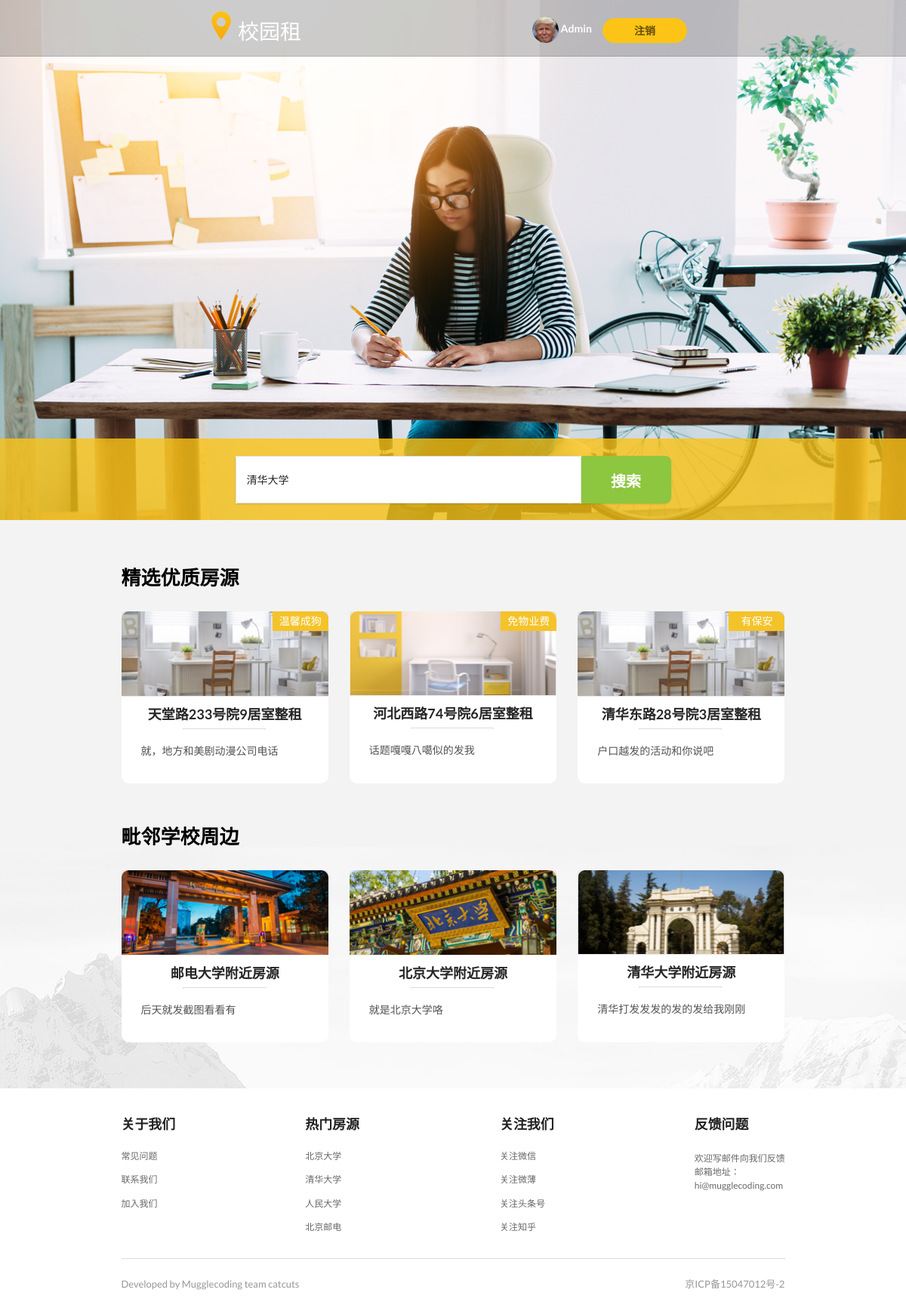
Screenshot of /index/ (signed in) with the database file from the repository.
### workapp/models.py (models this page shows, shortened)
class UserInfo(models.Model):
    belong_to = models.OneToOneField(to=User, related_name='profile')
    username = models.CharField(blank=True, null=False,unique=True,max_length=10)
    phone_number = models.CharField(max_length=11)
    ARTICLE_CHOICES = {
        ('保密', '保密'),
        ('男', '男'),
        ('女', '女'),
    }
    sex = models.CharField(choices=ARTICLE_CHOICES, max_length=10,default='保密')
    email = models.EmailField(blank=True, null=False)
    profile_image = models.ImageField(upload_to='avatar',default='avatar/wenhao.png')

class HouseInfo(models.Model):
    title = models.CharField(max_length=200)# 房源标题
    rent = models.IntegerField(default=1000)# 房源价格
    type = models.CharField(max_length=200)# 类型
    house = models.TextField(default="",blank=True)# 房屋信息
    mianji = models.IntegerField(default=50)
    louceng = models.TextField(default="",blank=True)
    address = models.CharField(max_length=200,blank=True)# 地址信息
    community = models.TextField(default="",blank=True)# 小区信息
    circum = models.TextField(default="",blank=True)# 周边信息
    translate = models.TextField(default="",blank=True)# 交通信息
    installations = models.CharField(max_length=200,blank=True)# 设施信息
    area_to = models.ManyToManyField(to=Area, related_name='area_to')# 房源对应学校名字
    label = models.CharField( max_length=200,blank=True)# 房源标签
    houseIntroduce = models.TextField(blank=True)# 房源简介
    distance = models.IntegerField(default=500)# 房源和学校距离
    ARTICLE_CHOICES = {
        ('一室一厅一卫', '一室一厅一卫'),
        ('二室一厅一卫', '二室一厅一卫'),
        ('三室一厅一卫', '三室一厅一卫'),
        ('三室一厅两卫', '三室一厅两卫'),
        ('三室两厅两卫', '三室两厅两卫'),
        ('四室两厅两卫', '四室两厅两卫'),
    }
    housetype = models.CharField(choices=ARTICLE_CHOICES,max_length=200,blank=True)# 户型
    pic_index = models.ImageField(upload_to='house_pic',blank=True)
    pic_list = models.ImageField(upload_to='house_pic', blank=True)
    pic_max = models.ImageField(upload_to='house_pic')
    pic_1 = models.ImageField(upload_to='house_pic',blank=True)
    pic_2 = models.ImageField(upload_to='house_pic',blank=True)
    pic_3 = models.ImageField(upload_to='house_pic',blank=True)
    pic_4 = models.ImageField(upload_to='house_pic',blank=True)
    pic_5 = models.ImageField(upload_to='house_pic',blank=True)
    pic_6 = models.ImageField(upload_to='house_pic',blank=True)
    pic_7 = models.ImageField(upload_to='house_pic',blank=True)
    pic_8 = models.ImageField(upload_to='house_pic',blank=True)
    pic_9 = models.ImageField(upload_to='house_pic',blank=True)

class Area(models.Model):
    name = models.CharField(max_length=100)
    introduce = models.TextField(null=True,blank=True)
    pic = models.ImageField(upload_to='area_pic',blank='area_pic/img5.png',null=True)

### workapp/views.py (the view)
# urls.py: url(r'^index/$',index,name='index'),
def index(request):
    area_list = Area.objects.all().order_by('?')[:3]
    house_list = HouseInfo.objects.all().order_by('?')[:3]
    context={}
    context['area_list'] = area_list
    context['house_list'] = house_list
    if request.method == 'POST':
        area = request.POST['area']
        return redirect(to='list', id=area)
    return render(request, 'index.html', context)

### workapp/templates/index.html (shortened to what this page needs)
<!DOCTYPE html>
{% load staticfiles %}
<html>
    <head>
        <link rel="stylesheet" href="{% static 'css/semantic.css' %}" media="screen" title="no title" charset="utf-8">
        <link rel="stylesheet" href="{% static 'css/CampusRenting-LandingPage.css' %}" media="screen" title="no title" charset="utf-8">
    </head>
    <body style="overflow: scroll;">
        <div class="ui vertical basic segment banner">
            <div class="ui vertical segment masterhead">
                <div class="ui text menu in-masterhead">
                    <a class="image-logo in-menu-masterhead" href="#">
                        <img src="/static/image/租房项目切图/1首页/logo.png" alt="" />
                    </a>
                    <a class="text-logo in-menu-masterhead" href="#">校园租</a>
                    <div class="ui right text menu in-menu-masterhead">
                        {% if request.user.is_authenticated %}
                            <div class="item">
                                <a href="{% url 'userinfo' %}"><h5 class="ui inverted header">
                                        <div class="ui mini circular image">
                                            {% if request.user.profile.profile_image %}
                                                <img src="/upload/{{ request.user.profile.profile_image }}" alt="" />
                                            {% else %}
                                                <img src="http://semantic-ui.com/images/avatar/small/matt.jpg" alt="" />
                                            {% endif %}
                                        </div>
                                        <span>{{ request.user.profile.username|default:request.user.username }}</span>
                                </h5></a>
                            </div>
                            <div class="item">
                                <a href="{% url 'logout' %}" class="ui circular button in-menu-masterhead">注销</a>
                            </div>
                        {% endif %}
                    </div>
                </div>
            </div>
            <div class="ui vertical basic segment seachpanel">
                <div class="ui container searchpanel">
                    <div class="ui borderless menu in-searchpanel">
                        <form method="post">
                            <div class="ui search selection dropdown in-searchpanel" >
                                <div class="ui form" >
                                    <div class="field">
                                        <select name="area" style="height: 63px;-moz-appearance: none;-webkit-appearance: none;">
                                            <option value=1>清华大学</option>
                                        </select>
                                    </div>
                                </div>
                                <button type="submit" class="ui button in-searchpanel" style="position: absolute;right:0;top:0;transform:translate(100%,0)">
                                    搜索
                                </button>
                            </div>
                        </form>
                    </div>
                </div>
            </div>
        </div>
        <div class="ui vertical basic segment displaywindow">
            <div class="ui container displaywindow">
                <h1 class="ui header in-displaywindow">精选优质房源</h1>
                <div class="ui three column grid in-displaywindow">
                    {% for house in house_list %}
                        <div class="column in-displaywindow">
                            <div class="ui card in-displaywindow">
                                <a class="image in-card" href="{% url 'detail' house.id %}">
                                    <div class="label in-card">{{ house.label }}</div>
                                    <img src="/upload/{{ house.pic_index }}" alt="" />
                                </a>
                                <div class="content in-card">
                                    <a class="header in-card" href="{% url 'detail' house.id %}">{{house.title}}</a>
                                    <div class="ui divider in-card"></div>
                                    <div class="description in-card">
                                        {{ house.houseIntroduce }}
                                    </div>
                                </div>
                            </div>
                        </div>
                    {% endfor %}
                </div>
                <h1 class="ui header in-displaywindow">毗邻学校周边</h1>
                <div class="ui three column grid in-displaywindow">
                    {% for area in area_list %}
                        <div class="column in-displaywindow">
                            <div class="ui card in-displaywindow">
                                <a class="image in-card" href="{% url 'list' id=area.id %}">
                                    <img src="/upload/{{ area.pic }}" alt="" />
                                </a>
                                <div class="content in-card">
                                    <a class="header in-card" href="{% url 'list' id=area.id %}">{{ area.name }}附近房源</a>
                                    <div class="ui divider in-card"></div>
                                    <div class="description in-card">
                                        {{ area.introduce }}
                                    </div>
                                </div>
                            </div>
                        </div>
                    {% endfor %}
                </div>
            </div>
        </div>
        <div class="ui vertical segment footer">
            <div class="ui container footer">
                <div class="ui grid footer">
                    <div class="four wide column in-footer">
                        <div class="ui vertical text menu in-footer">
                            <div class="item header-in-menu-footer">
                                <h3 class="ui header">关于我们</h3>
                            </div>
                            <div class="item in-menu-footer">常见问题</div>
                            <div class="item in-menu-footer">联系我们</div>
                            <div class="item in-menu-footer">加入我们</div>
                        </div>
                    </div>
                    <div class="four wide column in-footer" style="padding-left: 31px;">
                        <div class="ui vertical text menu in-footer">
                            <div class="item header-in-menu-footer">
                                <h3 class="ui header">热门房源</h3>
                            </div>
                            <div class="item in-menu-footer">北京大学</div>
                            <div class="item in-menu-footer">清华大学</div>
                            <div class="item in-menu-footer">人民大学</div>
                            <div class="item in-menu-footer">北京邮电</div>
                        </div>
                    </div>
                    <div class="four wide column in-footer" style="padding-left: 62px;">
                        <div class="ui vertical text menu in-footer">
                            <div class="item header-in-menu-footer">
                                <h3 class="ui header">关注我们</h3>
                            </div>
                            <div class="item in-menu-footer">关注微信</div>
                            <div class="item in-menu-footer">关注微薄</div>
                            <div class="item in-menu-footer">关注头条号</div>
                            <div class="item in-menu-footer">关注知乎</div>
                        </div>
                    </div>
                    <div class="four wide column in-footer" style="padding-left: 93px;">
                        <div class="ui vertical text menu in-footer">
                            <div class="item header-in-menu-footer">
                                <h3 class="ui header">反馈问题</h3>
                            </div>
                            <div class="item in-menu-footer" style="line-height: 150%;">
                                欢迎写邮件向我们反馈<br />
                                邮箱地址：<br />
                                hi@mugglecoding.com
                            </div>
                        </div>
                    </div>
                </div>
                <div class="ui divider in-footer"></div>
                <div class="text-left in-footer">
                    Developed by Mugglecoding team catcuts
                </div>
                <div class="text-right in-footer">
                    京ICP备15047012号-2
                </div>
            </div>
        </div>
    </body>
</html>

### workapp/static/css/CampusRenting-LandingPage.css (style rules this page uses)
.ui.vertical.basic.segment.banner { height: 689px; background-image: url('../image/租房项目切图/1首页/cover_beautified.png'); background-size: cover; background-repeat: no-repeat; padding: 0; margin: 0; width:expression(document.body.clientWidth <= 960? "960px": "auto"); min-width:960px; }
.ui.vertical.segment.masterhead { height: 75px; background-color: rgba(0, 0, 0, 0.2); padding: 0; margin: 0; }
.ui.text.menu.in-masterhead { height: 75px; padding: 0; margin: 0; }
.image-logo.in-menu-masterhead { margin: 15px 9px 22px 280px; }
.text-logo.in-menu-masterhead { min-width: 84px; font-size: 28px; color: #ffffff; padding-top: 12px; margin: 19px auto 15px 0; }
.ui.right.text.menu.in-menu-masterhead { height: 33px; padding: 0; margin: 20px 283px 22px 584px; }
.ui.circular.button.in-menu-masterhead { background-color: #fcc416; width: 112px; height: 33px; padding: 0; margin: 0 0 0 30px; }
.ui.vertical.basic.segment.seachpanel { height: 109px; background-color: rgba(252, 195, 22, 0.8); padding-top: 23px; padding-bottom: 23px; position: relative; top: 506px; }
.ui.container.searchpanel, .ui.borderless.menu.in-searchpanel { width: 577px; height: 63px; border: 0; border-radius: 0 10px 10px 0; padding: 0; margin: 0; }
.ui.search.selection.dropdown.in-searchpanel { width: 458px; height: 63px; background-color: #ffffff; border: 0; border-radius: 0; padding: 0; margin: 0; }
.ui.button.in-searchpanel { width: 119px; height: 63px; border-radius: 0 8px 8px 0; background-color: #8dc63f; padding-top: 19px; margin: 0 0 0 0; font-size: 20px; font-weight: bold; color: #ffffff; }
.ui.vertical.basic.segment.displaywindow { height: 753px; background-image: url('../image/租房项目切图/1首页/photo_bg.png'); background-size: cover; background-repeat: no-repeat; background-position: bottom; padding: 0; margin: 0; width:expression(document.body.clientWidth <= 960? "960px": "auto"); min-width:960px; }
.ui.container.displaywindow { width: 879px; padding-top: 60px; margin: 0; }
.ui.header.in-displaywindow { min-width: 156px; height: 38px; font-size: 26px; color: #000000; margin-top: 0; margin-bottom: 23px; }
.ui.three.column.grid.in-displaywindow { margin-bottom: 40px; }
.ui.card.in-displaywindow { height: 228px; border-radius: 10px; box-shadow: none; }
.label.in-card { width: 74px; min-width: 56px; height: 26px; border-radius: 0 10px 0 0; font-size: 14px; text-align: center; padding-top: 3px; color: #ffffff; background-color: #f4c32a; position: absolute; left: 100%; transform: translate(-100%,0); }
.content.in-card { padding-left: 26px !important; padding-right: 26px !important; padding-bottom: 17px !important; }
.header.in-card { min-width: 144px; height: 27px; font-size: 18px; color: #000000; padding-top: 2px; margin-bottom: 5px; text-align: center; }
.ui.divider.in-card { width: 110px; border: solid 1px #d6d6d6; margin-top: 0; margin-bottom: 18px; margin-left: 55px; }
.description.in-card { min-width: 227px; height: 40px; font-size: 14px; color: #9b9b9b; }
.ui.vertical.segment.footer { height: 281px; }
.ui.container.footer { width: 879px; min-width: 879px; }
.four.wide.column.in-footer { padding-top: 24px; background-color: #ffffff; }
.item.header-in-menu-footer { min-width: 64px; font-size: 16px; color: #666666; padding-left: 0 !important; padding-bottom: 0 !important; margin-bottom: 20px !important; }
.item.in-menu-footer { min-width: 48px; font-size: 12px; color: #979797; padding-left: 0 !important; margin-top: 0px !important; margin-bottom: 11px !important; }
.ui.divider.in-footer { border: solid 1px #d8d8d8; margin-top: 19px; }
.text-left.in-footer { min-width: 226px; font-size: 13px; color: #979797; margin-top: 8px; margin-bottom: 22px; display: inline-block; }
.text-right.in-footer { min-width: 128px; font-size: 13px; color: #979797; margin-top: 8px; margin-bottom: 22px; margin-left: 508px; display: inline-block; }

### rows the page displays
HouseInfo: label "温馨成狗", pic_index (picture), title "天堂路233号院9居室整租", houseIntroduce "就，地方和美剧动漫公司电话"
HouseInfo: label "免物业费", pic_index (picture), title "河北西路74号院6居室整租", houseIntroduce "话题嘎嘎八噶似的发我"
HouseInfo: label "有保安", pic_index (picture), title "清华东路28号院3居室整租", houseIntroduce "户口越发的活动和你说吧"
Area: pic (picture), name "邮电大学", introduce "后天就发截图看看有"
Area: pic (picture), name "北京大学", introduce "就是北京大学咯"
Area: pic (picture), name "清华大学", introduce "清华打发发发的发的发给我刚刚"

### other values shown
{{ request.user.profile.username|default:request.user.username }} "Admin"
